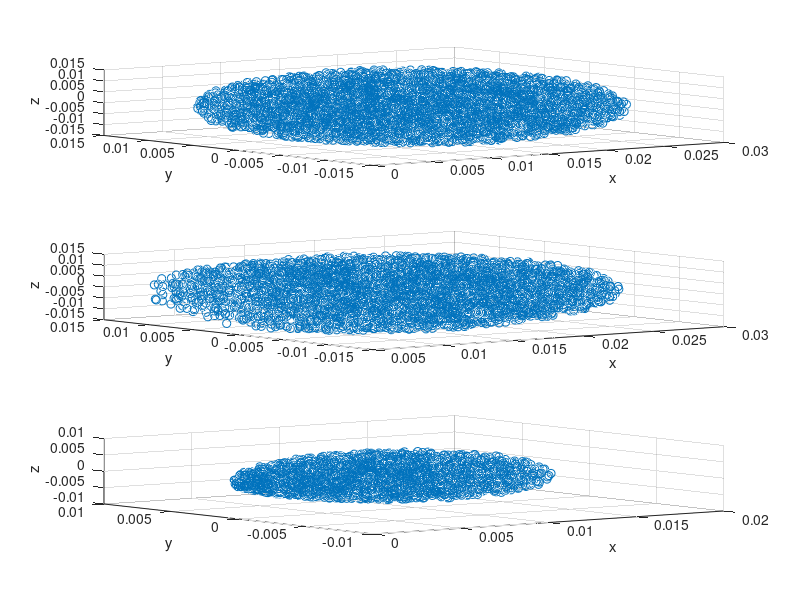

The MATLAB source for this figure: (Note: this script raises an error after producing the figure.)
% sim rf knife method for forbidden transition
fprintf('== Simulating outcoupling ==\n')

% Physical parameters
num_scattered=1e4;
recoil_k1=2*pi/(427); %nm ^-1
recoil_k2=2*pi/(706);
recoil_k3=2*pi/(1083);
k_detector = 0.5*recoil_k1; 

%Scan stuff
k_fracs = linspace(0,2,100);
sample_fracs = zeros(size(k_fracs));
num_tests = length(k_fracs);
% Misc settings
verbose = 2;
%%
for kidx = 45;%1:num_tests
    % set independent variable
    knife_vel=k_fracs(kidx)*recoil_k1;
    
    % Create two-photon scattering distribution in kspace
    k_scatter = recoil_k1*repmat([1,0,0],num_scattered,1);
    seed_decay1 = randn(num_scattered,3);
    k_decay1 = recoil_k2*seed_decay1./vecnorm(seed_decay1,2,2);
    seed_decay2 = randn(num_scattered,3);
    k_decay2 = recoil_k3*seed_decay2./vecnorm(seed_decay2,2,2);
    k_scattered = k_scatter + k_decay1 + k_decay2;
    
    % % Select the atoms that are addressed by the rf knife
    k_scatt_norm=vecnorm(k_scattered,2,2);
    greater_than_knife_mask=k_scatt_norm>knife_vel;
    k_outcoupled=k_scattered(greater_than_knife_mask,:);
    % % remove the velocity that is given up to the trap
    k_outcoupled_norm=vecnorm(k_outcoupled,2,2);
    k_out_unit_vec=k_outcoupled./k_outcoupled_norm;
    k_final=k_outcoupled-k_out_unit_vec*knife_vel;
    k_final_norm = vecnorm(k_final,2,2);
    % Clip by detector field of view
    on_detector_mask = k_final_norm < k_detector;
    sample_frac = sum(on_detector_mask)/num_scattered;
    
    sample_fracs(kidx) = sample_frac;
    
    %Graphical output if desired
    if verbose
        fprintf('Captured %.2f pc of scattered atoms\n',100*sample_frac)
    end
    if verbose > 1
        figure(1)
        clf;
        subplot(3,1,1)
        scatter3(k_scattered(:,1),k_scattered(:,2),k_scattered(:,3),'k.')
        xlabel('x')
        ylabel('y')
        zlabel('z')

        subplot(3,1,2)
        scatter3(k_outcoupled(:,1),k_outcoupled(:,2),k_outcoupled(:,3),'k.')
        xlabel('x')
        ylabel('y')
        zlabel('z')
        
        subplot(3,1,3)
        scatter3(k_final(:,1),k_final(:,2),k_final(:,3),'k.')
        xlabel('x')
        ylabel('y')
        zlabel('z')
        
        det_pos = k_final.*const.hb/const.mhe.*0.417*1e9*1e3;
        figure(3)
        scatter(det_pos(:,1),det_pos(:,2))
        xlabel('x (mm)')
        ylabel('y (mm)')
    end
end
%%
figure(2)
plot(k_fracs,sample_fracs,'k.')
hold on
xlabel('k_{RF}/k_{1}')
ylabel('Captured fraction of scattered atoms')
title('Collection efficiency of RF outcoupling 3-photon scatter')